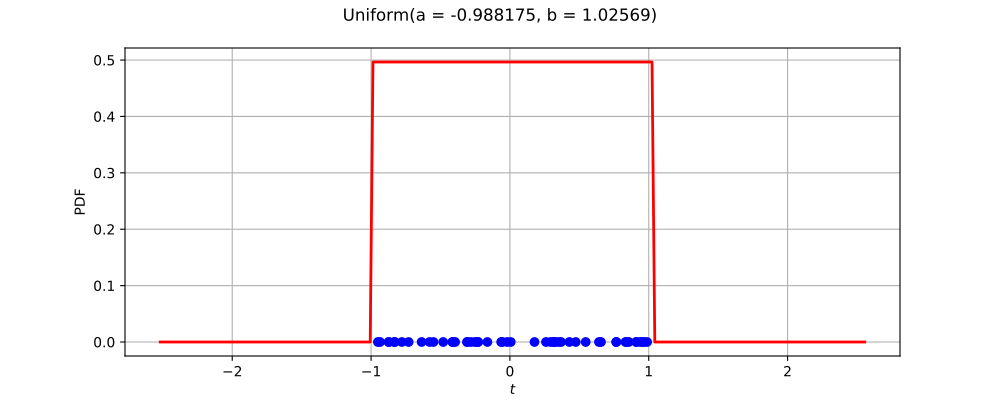

The script that drew this image:
import openturns as ot
from matplotlib import pyplot as plt
from openturns.viewer import View
ot.RandomGenerator.SetSeed(0)
factory = ot.UniformFactory()
ref = factory.build()
dimension = ref.getDimension()
if dimension <= 2:
    sample = ref.getSample(50)
    distribution = factory.build(sample)
    if dimension == 1:
        distribution.setDescription(['$t$'])
        pdf_graph = distribution.drawPDF(256)
        cloud = ot.Cloud(sample, ot.Sample(sample.getSize(), 1))
        cloud.setColor('blue')
        cloud.setPointStyle('fcircle')
        pdf_graph.add(cloud)
        pdf_graph.setTitle(str(distribution))
        fig = plt.figure(figsize=(10, 4))
        pdf_axis = fig.add_subplot(111)
        View(pdf_graph, figure=fig, axes=[pdf_axis], add_legend=False)
    else:
        sample = ref.getSample(500)
        distribution.setDescription(['$t_0$', '$t_1$'])
        pdf_graph = distribution.drawPDF([256]*2)
        cloud = ot.Cloud(sample)
        cloud.setColor('red')
        cloud.setPointStyle('fcircle')
        pdf_graph.add(cloud)
        pdf_graph.setTitle(str(distribution))
        fig = plt.figure(figsize=(10, 4))
        pdf_axis = fig.add_subplot(111)
        View(pdf_graph, figure=fig, axes=[pdf_axis], add_legend=False, square_axes=True)
